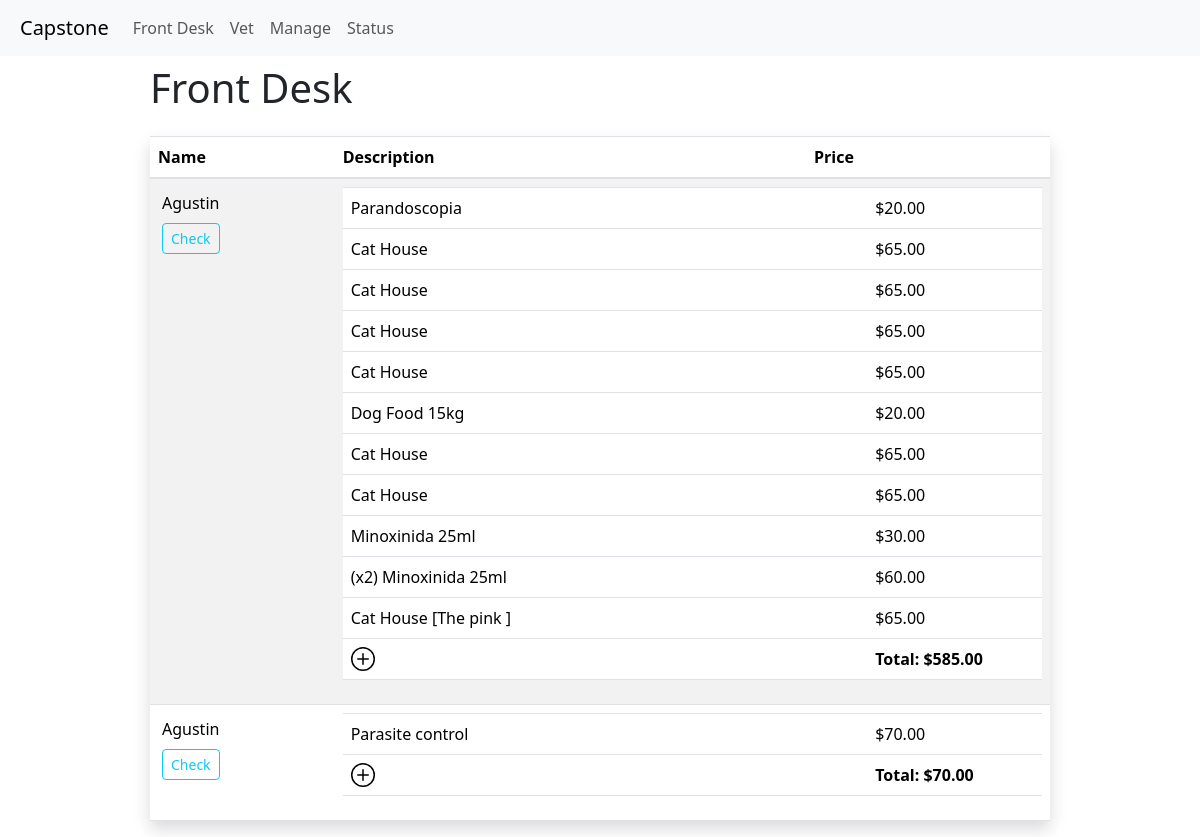
Page /front_desk on the earlier database version.
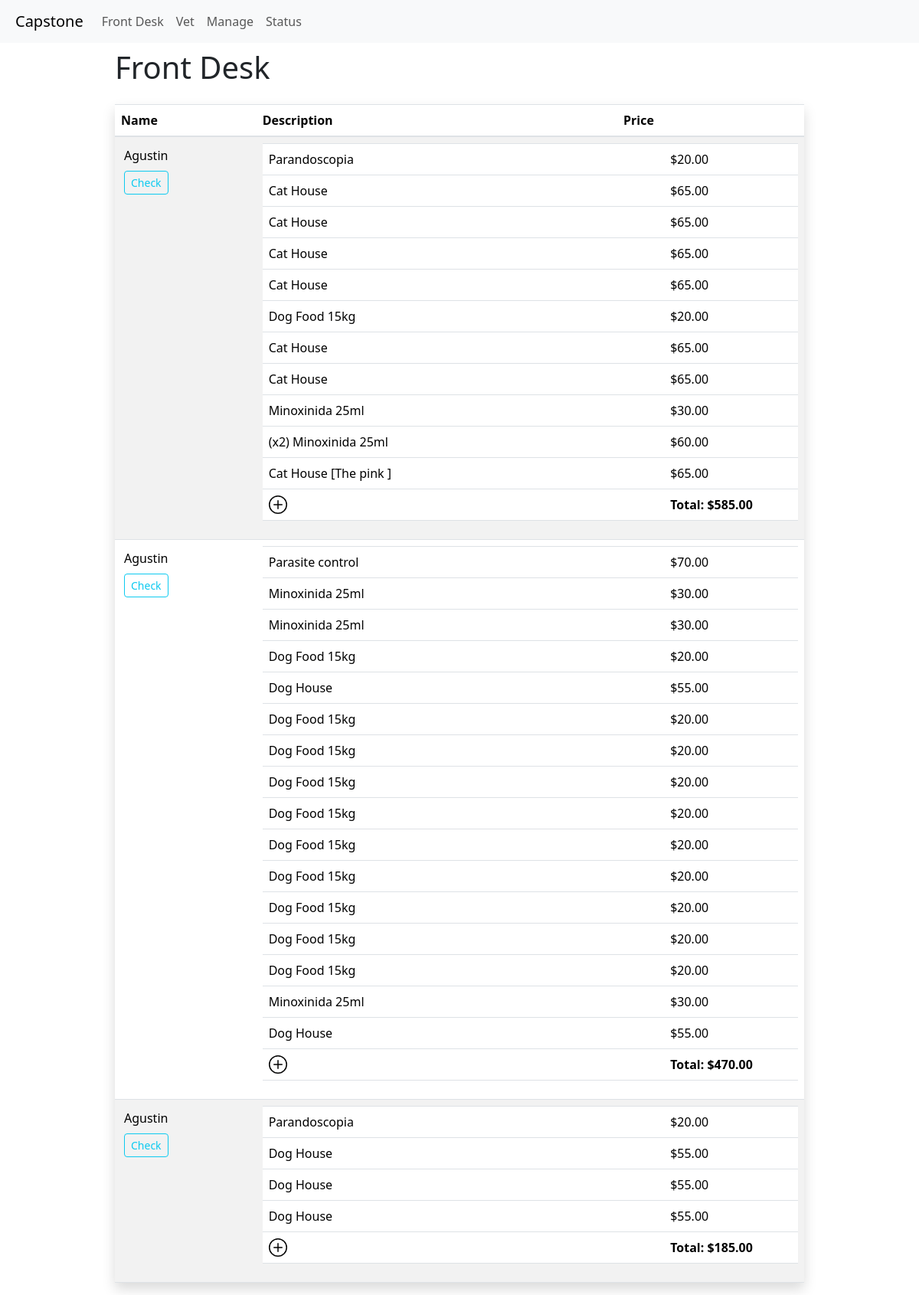
Same page on the later database version.
### item_track/models.py (models this page shows, shortened)
class TransactionRecord(models.Model):
    id = models.AutoField(primary_key=True)
    name = models.CharField(max_length=64)
    description = models.CharField(max_length=256, blank=True, null=True)
    client = models.ForeignKey("Client", on_delete=models.CASCADE, related_name="transactions", blank=True, null=True)
    treatments = models.ManyToManyField("Treatment", related_name="transactions", blank=True, null=True)
    date = models.DateTimeField(auto_now_add=True)
    total = models.DecimalField(max_digits=10, decimal_places=2, blank=True, null=True)
    payment_method = models.CharField(max_length=64, blank=True, null=True)
    payment_status = models.CharField(max_length=64, blank=True, null=True)
    payment_date = models.DateTimeField(blank=True, null=True)
    payment_amount = models.DecimalField(max_digits=10, decimal_places=2, blank=True, null=True)
    payment_reference = models.CharField(max_length=64, blank=True, null=True)
    payment_comments = models.CharField(max_length=256, blank=True, null=True)
    active = models.BooleanField(default=True)

class Movements(models.Model):
    id = models.AutoField(primary_key=True)
    item = models.ForeignKey("Item", on_delete=models.CASCADE, related_name="movements", blank=True, null=True)
    observation = models.CharField(max_length=256, blank=True, null=True)
    client = models.ForeignKey("Client", on_delete=models.CASCADE, related_name="movements", blank=True, null=True)
    treatment = models.ForeignKey("Treatment", on_delete=models.CASCADE, related_name="movements", blank=True, null=True)
    date = models.DateTimeField(auto_now_add=True)
    type = models.CharField(max_length=64, blank=True, null=True)
    quantity = models.IntegerField()
    price = models.DecimalField(max_digits=10, decimal_places=2, blank=True, null=True)
    total = models.DecimalField(max_digits=10, decimal_places=2, blank=True, null=True)
    TransactionRecord = models.ForeignKey("TransactionRecord", on_delete=models.CASCADE, related_name="movements", blank=True, null=True)
    def show(self):
        show_amount = ""
        if self.quantity > 1:
            show_amount = (f"(x{self.quantity})")
        show_observation = ""
        if self.observation:
            show_observation = f"[{self.observation}]"
        show_element = ''
        if self.item:
            show_element = self.item.name
        elif self.treatment:
            show_element = self.treatment.name
        return f"{show_amount} {show_element} {show_observation}"

class Treatment(models.Model):
    id = models.AutoField(primary_key=True)
    name = models.CharField(max_length=64)
    description = models.CharField(max_length=256, blank=True, null=True)
    date_added = models.DateTimeField(auto_now_add=True)
    date_modified = models.DateTimeField(auto_now=True)
    price = models.DecimalField(max_digits=10, decimal_places=2, blank=True, null=True)
    active = models.BooleanField(default=True)

class Item(models.Model):
    id = models.AutoField(primary_key=True)
    name = models.CharField(max_length=64)
    description = models.CharField(max_length=256, blank=True, null=True)
    barcode = models.CharField(max_length=64, blank=True, null=True)
    image = models.ImageField(upload_to="item_track/images", blank=True, null=True)
    category = models.ManyToManyField("Category", blank=True, related_name="items")
    price = models.DecimalField(max_digits=10, decimal_places=2, blank=True, null=True)
    stock = models.IntegerField(blank=True, null=True)
    stock_min = models.IntegerField(blank=True, null=True)
    date_added = models.DateTimeField(auto_now_add=True)
    date_modified = models.DateTimeField(auto_now=True)
    expiration_date = models.DateTimeField(blank=True, null=True)
    active = models.BooleanField(default=True)
    def __str__(self):
        return f"{self.name}"

### item_track/views.py (the view, shortened to what this page needs)
# urls.py: path("front_desk", views.front_desk, name="front_desk"),
def front_desk(request):
    items = Item.objects.all()
    treatments = Treatment.objects.all()
    if request.method == "PUT":
        data = json.loads(request.body)
        transaction_id = data['consult_id']
        transaction = TransactionRecord.objects.get(id=transaction_id)
        transaction.active = False
        transaction.save()
    consults = TransactionRecord.objects.filter(active=True).order_by
    past_consults = TransactionRecord.objects.filter(active=False).order_by('-date')
    return render(request, "item_track/front_desk.html",{
        'consults': consults,
        'past_consults': past_consults,
        'items': items,
        'treatments': treatments
    })

### item_track/templates/item_track/front_desk.html (shortened to what this page needs)
{% extends "item_track/layout.html" %}
{% load static %}
{% block body %}
    {% block main %}
        <div class="d-flex justify-content-center">
        <div class="w-75" style="max-width: 1200px;">
                <h1 class="mb-4 mt-2">Front Desk</h1>
                <table class="table table-striped custome-table shadow">
                    <thead>
                        <tr>
                        <th scope="col">Name</th>
                        <th scope="col">Description</th>
                        <th scope="col">Price</th>
                        </tr>
                    </thead>
                    <tbody>
                    {% for consult in consults %}
                        <div>
                            <tr id="row-{{ consult.id }}">
                                <td>
                                    <div class="d-flex flex-column justify-content-between">
                                    <span class="m-1">{{ consult.name }}</span>
                                    <div>
                                        <button onclick="check_consult('{{ csrf_token }}','{{ consult.id }}')" type="submit" class="btn btn-outline-info btn-sm m-1">Check</button>
                                    </div>
                                </td>
                                <td colspan="2" class="custom-table">
                                    <table class="table">
                                        <tbody>
                                            {% for element in consult.movements.all %}
                                                <tr id="row-{{ element.id }}" class="selectable-row"
                                                    data-id="{{ element.id }}"
                                                    onclick="clickrow(event, '{{ element.id }}', '{{ consult.id }}')">
                                                    <td class="w-75">
                                                        {{element.show}}
                                                    </td class="w-25">
                                                    <td>${{ element.total }}</td>
                                                </tr>
                                            {% endfor %}
                                            <tr>
                                                <td>
                                                    <div class="d-flex">
                                                        <svg  xmlns="http://www.w3.org/2000/svg" width="24" height="24" fill="currentColor" viewBox="0 0 16 16"
                                                        class="bi bi-plus-circle mr-3"
                                                        style="cursor: pointer"
                                                        onclick="addRow(this, '{{ consult.id }}', '{{ csrf_token }}')">
                                                        <path d="M8 15A7 7 0 1 1 8 1a7 7 0 0 1 0 14zm0 1A8 8 0 1 0 8 0a8 8 0 0 0 0 16z"/>
                                                        <path d="M8 4a.5.5 0 0 1 .5.5v3h3a.5.5 0 0 1 0 1h-3v3a.5.5 0 0 1-1 0v-3h-3a.5.5 0 0 1 0-1h3v-3A.5.5 0 0 1 8 4z"/>
                                                        </svg>
                                                    </div>
                                                </td>
                                                <td><b>Total: <span id="total-{{ consult.id }}">${{ consult.total }}</span></b></td>
                                            </tr>
                                        </tbody>
                                    </table>
                                </td>
                            </tr>
                        </div>
                    {% endfor %}
                    </tbody>
                </table>
        </div>
        </div>
    {% endblock %}
{% endblock %}

Differences in the rows shown:
changed TransactionRecord (number 2 of 3 on the later page): total "70.00" → "470.00"
added Movements: show "Minoxinida 25ml", total "30.00", shown under TransactionRecord (number 2 of 3 on the later page)
added Movements: show "Minoxinida 25ml", total "30.00", shown under TransactionRecord (number 2 of 3 on the later page)
added Movements: show "Dog Food 15kg", total "20.00", shown under TransactionRecord (number 2 of 3 on the later page)
added Movements: show "Dog House", total "55.00", shown under TransactionRecord (number 2 of 3 on the later page)
added Movements: show "Dog Food 15kg", total "20.00", shown under TransactionRecord (number 2 of 3 on the later page)
added Movements: show "Dog Food 15kg", total "20.00", shown under TransactionRecord (number 2 of 3 on the later page)
added Movements: show "Dog Food 15kg", total "20.00", shown under TransactionRecord (number 2 of 3 on the later page)
added Movements: show "Dog Food 15kg", total "20.00", shown under TransactionRecord (number 2 of 3 on the later page)
added Movements: show "Dog Food 15kg", total "20.00", shown under TransactionRecord (number 2 of 3 on the later page)
added Movements: show "Dog Food 15kg", total "20.00", shown under TransactionRecord (number 2 of 3 on the later page)
added Movements: show "Dog Food 15kg", total "20.00", shown under TransactionRecord (number 2 of 3 on the later page)
added Movements: show "Dog Food 15kg", total "20.00", shown under TransactionRecord (number 2 of 3 on the later page)
added Movements: show "Dog Food 15kg", total "20.00", shown under TransactionRecord (number 2 of 3 on the later page)
added Movements: show "Minoxinida 25ml", total "30.00", shown under TransactionRecord (number 2 of 3 on the later page)
added Movements: show "Dog House", total "55.00", shown under TransactionRecord (number 2 of 3 on the later page)
added TransactionRecord: name "Agustin", total "185.00"
added Movements: show "Parandoscopia", total "20.00", shown under "Agustin"
added Movements: show "Dog House", total "55.00", shown under "Agustin"
added Movements: show "Dog House", total "55.00", shown under "Agustin"
added Movements: show "Dog House", total "55.00", shown under "Agustin"
